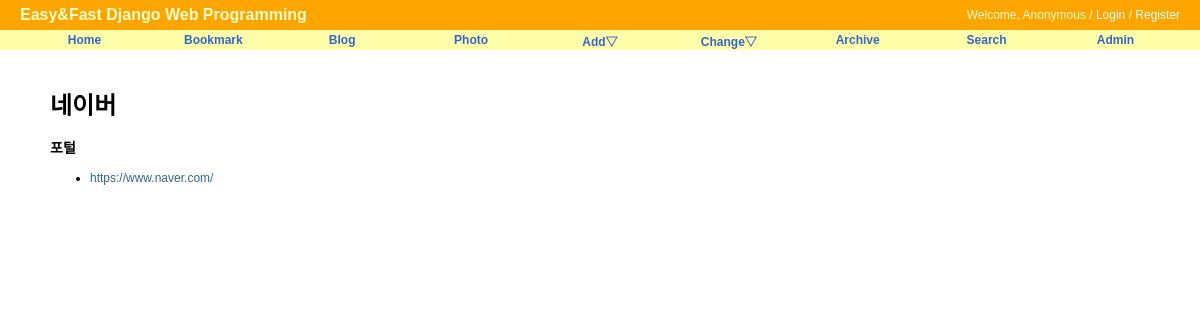
Page /bookmark/1/ on the committed database.
### bookmark/models.py (models this page shows)
class Bookmark(models.Model):
    title = models.CharField(max_length=100, blank=True, null=True)
    url = models.URLField('url', unique=True)
    url_category = models.CharField(max_length=100, blank=True, null=True)
    owner = models.ForeignKey(User, null=True, on_delete=models.CASCADE)
    def __str__(self):
        return self.title

### bookmark/views.py (the view)
# urls.py: path('<int:pk>/', BookmarkDV.as_view(), name='detail'),
class BookmarkDV(DetailView):
    model = Bookmark

### bookmark/templates/bookmark/bookmark_detail.html (shortened to what this page needs)
{% extends "base.html" %}
{% block content %}
<div id = "content">
    <h1>{{ object }}</h1>
    <h3>{{ object.url_category }}</h3>
    <ul>
        <li><a href="{{ object.url }}">{{ object.url }}</a></li>
    </ul>
</div>
{% endblock content %}

### static/css/base.css (style rules this page uses)
body { font-family: "Lucida Grande", Verdana, Arial, sans-serif; font-size: 12px; }
div#content { position: absolute; top: 70px; left: 50px; right: 50px; }
a:link, a:visited { color: #369; text-decoration: none; }

### rows in the picture
Bookmark: title "네이버", url_category "포털", url "https://www.naver.com/"
